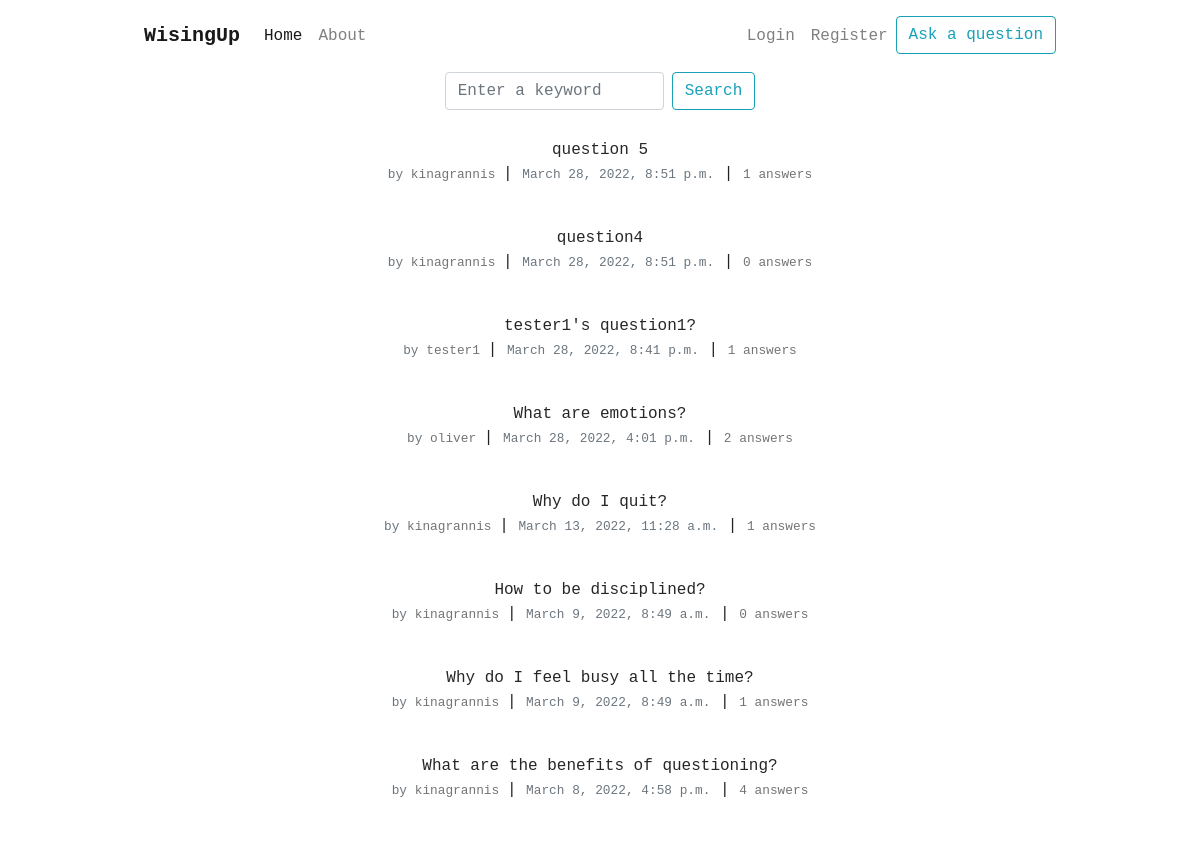
The app's page /, older data.
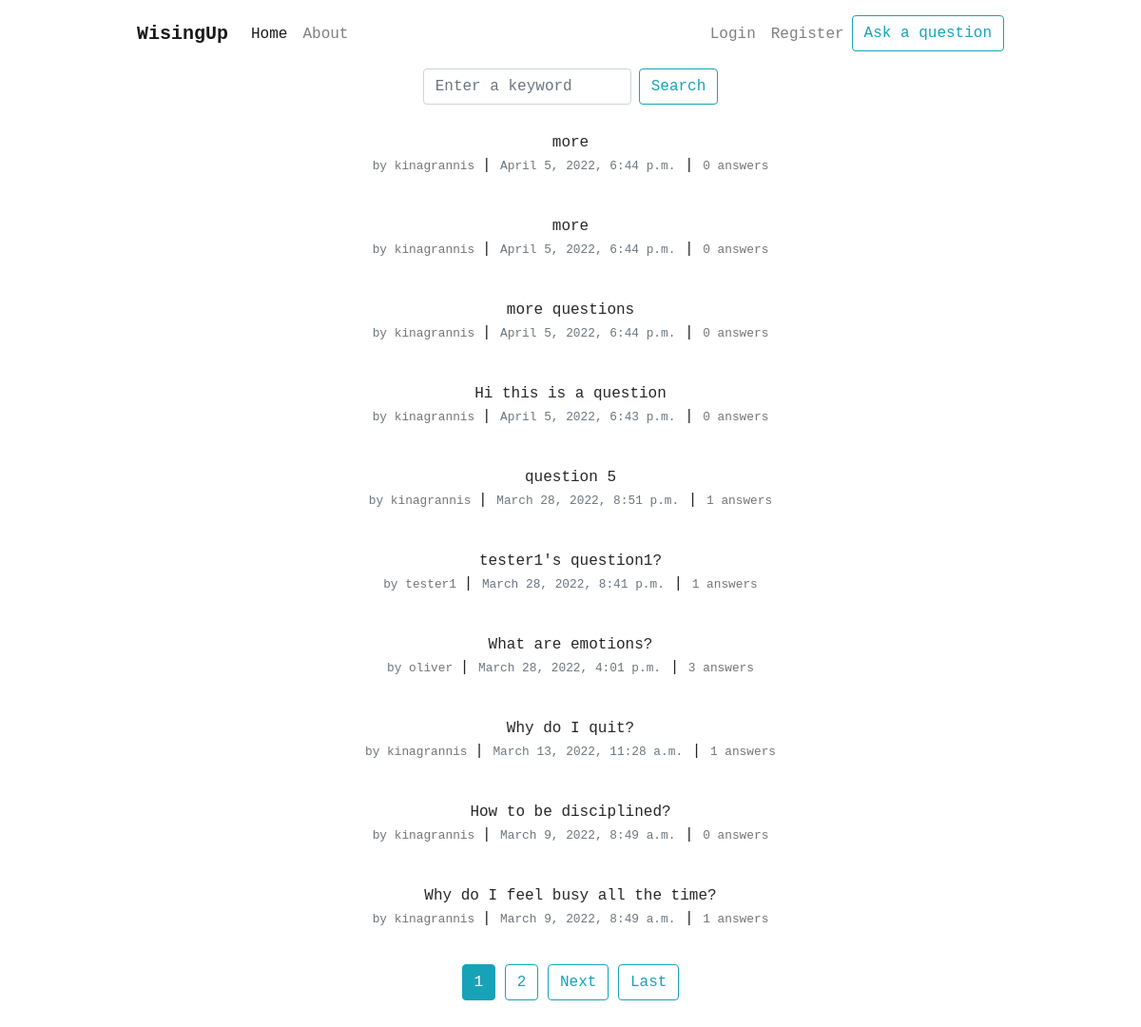
The same page, newer data.
### wiseup/models.py (models this page shows, shortened)
class Question(models.Model):
    content = models.CharField(max_length=200)
    date = models.DateTimeField(auto_now_add=True)
    user = models.ForeignKey(User, on_delete=models.CASCADE)
    class Meta:
        ordering = ['-date']

### wiseup/views.py (the view)
# urls.py: path('', QuestionListView.as_view(), name='wiseup-home'),
class QuestionListView(ListView):
    model = Question
    template_name = 'wiseup/home.html'
    context_object_name = 'questions'
    paginate_by = 10
    def get_queryset(self):
        if self.request.user.is_authenticated:
            user = self.request.user
            if user.profile.if_private == True:
                queryset = Question.objects.exclude(user=user)
            else:
                queryset = Question.objects.all()
        else:
            queryset = Question.objects.all()
        if self.request.GET.get("search"):
            input = self.request.GET.get("search")
            queryset = Question.objects.filter(content__icontains=input)
        return queryset
    def get_context_data(self, **kwargs):
        context = super().get_context_data(**kwargs)
        context['search_term'] = self.request.GET.get("search")
        return context

### wiseup/templates/wiseup/home.html (shortened to what this page needs)
{% extends "wiseup/base.html" %}{% load static %}{% load query_highlight %}{% block content %}
<div class="d-flex flex-column p-2 restraint-flex text-center">
  <form method="GET" class="form-inline my-2 my-lg-0 pb-3">
    <input name="search" class="form-control mr-sm-2" required type="search" placeholder="Enter a keyword" aria-label="Search">
    <button class="btn btn-outline-info my-2 my-sm-0" type="submit">Search</button>
  </form>
  {% for question in questions %}
  <ul class="list-group">
    <li class="list-group-item borderless mb-3">
      <a class="question-title" href="{% url 'question-detail' question.id %}"
        >{% if search_term == None %}{{ question.content }}
        {% else %}{{ question.content|highlight:search_term }}
        {% endif %}</a
      ><br /><small class="text-muted"
        >by
        <a
          class="question-user"
          href="{% url 'user-questions' question.user.username %}"
          >{% if question.user == request.user %} me{% else %}{{ question.user }}{% endif %}</a
        > </small
      >| <small class="text-muted">{{ question.date }}</small> |
      <small class="text-muted"><a class="question-user" href="{% url 'question-detail' question.id %}"
        >{{ question.answers.count }} answers</a></small>
    </li>
  </ul>
  {% endfor %}
</div>
<div class="text-center">
{% if is_paginated %}
      {% for num in page_obj.paginator.page_range %}
        {% if page_obj.number == num %}
          <a class="btn btn-info mb-4" href="?page={{ num }}">{{ num }}</a>
        {% elif num > page_obj.number|add:'-3' and num < page_obj.number|add:'3' %}
          <a class="btn btn-outline-info mb-4" href="?page={{ num }}">{{ num }}</a>
        {% endif %}
      {% endfor %}
      {% if page_obj.has_next %}
        <a class="btn btn-outline-info mb-4" href="?page={{ page_obj.next_page_number }}">Next</a>
        <a class="btn btn-outline-info mb-4" href="?page={{ page_obj.paginator.num_pages }}">Last</a>
      {% endif %}
    {% endif %}
</div>
{% endblock content %}

Row changes from the older to the newer data that the page shows:
removed Question: content "question4", user "kinagrannis", date "March 28, 2022, 8:51 p.m.", answers.count "0"
no longer on this page (row unchanged): Question: content "What are the benefits of questioning?", user "kinagrannis", date "March 8, 2022, 4:58 p.m.", answers.count "4"
added Question: content "more", user "kinagrannis", date "April 5, 2022, 6:44 p.m.", answers.count "0"
added Question: content "more", user "kinagrannis", date "April 5, 2022, 6:44 p.m.", answers.count "0"
added Question: content "more questions", user "kinagrannis", date "April 5, 2022, 6:44 p.m.", answers.count "0"
added Question: content "Hi this is a question", user "kinagrannis", date "April 5, 2022, 6:43 p.m.", answers.count "0"
computed for Question "What are emotions?": answers.count "2" → "3"
Text that changed along with them:
new list line: "1"
new list line: "2"
text now shown: "Next Last"
